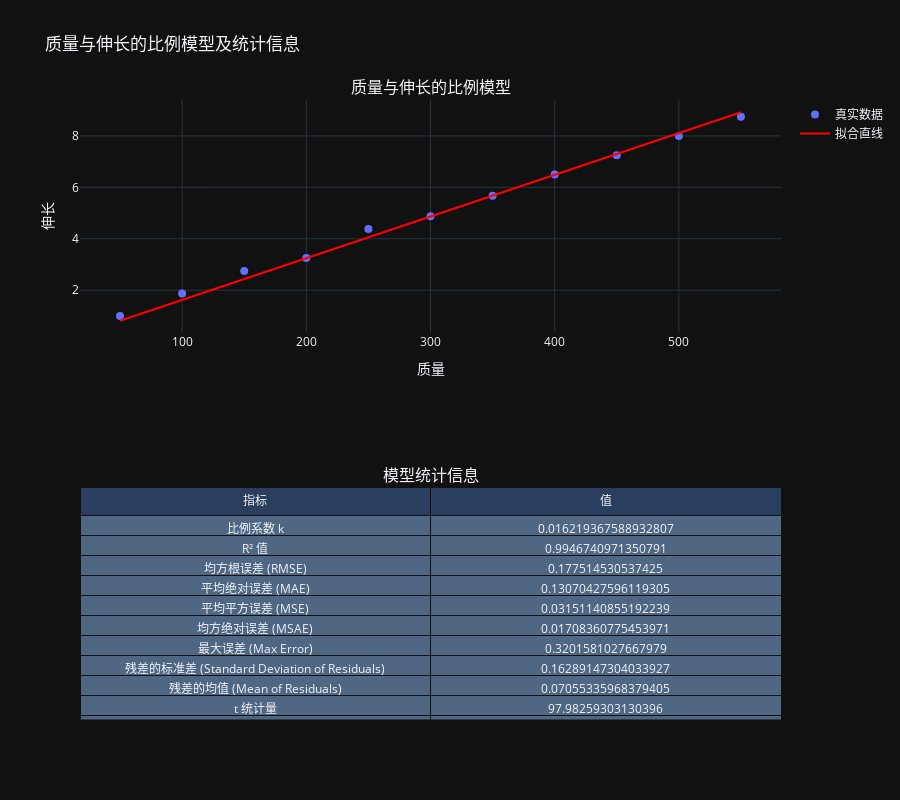

The cell this chart's notebook holds for it:
### Code cell
import numpy as np
import plotly.graph_objects as go
from plotly.subplots import make_subplots

# 假设这些是您已经计算好的统计数据
stats_data = [
    ['比例系数 k', k],
    ['R² 值', r_squared],
    ['均方根误差 (RMSE)', rmse],
    ['平均绝对误差 (MAE)', mae],
    ['平均平方误差 (MSE)', mse],
    ['均方绝对误差 (MSAE)', msae],
    ['最大误差 (Max Error)', max_err],
    ['残差的标准差 (Standard Deviation of Residuals)', std_of_residuals],
    ['残差的均值 (Mean of Residuals)', mean_of_residuals],
    ['t 统计量', t_stat[0]],
    ['p 值', p_value[0]],
    ['F 统计量', f_stat],
    ['F p 值', f_p_value],
    ['AIC', aic],
    ['BIC', bic]
]

# 创建一个包含散点图和表格的子图布局
fig = make_subplots(rows=2, cols=1,
                    subplot_titles=("质量与伸长的比例模型", "模型统计信息"),
                    specs=[[{"type": "xy"}], [{"type": "table"}]])

# 绘制真实数据点
fig.add_trace(go.Scatter(x=df['质量'], y=df['伸长'], mode='markers', name='真实数据', marker=dict(size=8)), row=1, col=1)

# 绘制拟合直线
x_range = np.linspace(df['质量'].min(), df['质量'].max(), 100)
y_pred = model.predict(x_range.reshape(-1, 1))
fig.add_trace(go.Scatter(x=x_range, y=y_pred, mode='lines', name='拟合直线', line=dict(color='red')), row=1, col=1)

# 添加统计信息表格
fig.add_trace(go.Table(
    header=dict(values=['指标', '值']),
    cells=dict(values=[[stat[0] for stat in stats_data], [stat[1] for stat in stats_data]])
), row=2, col=1)

# 设置图表布局
fig.update_layout(
    title="质量与伸长的比例模型及统计信息",
    xaxis_title="质量",
    yaxis_title="伸长",
    template='plotly_dark',
    height=800  # 可根据需要调整整个布局的高度
)

fig.show()

### Figure 1 — Plotly figure (JSON) as saved in the notebook; plotly's stock layout.template omitted (floating-point values rounded to 4 significant figures)
{"data": [{"marker": {"size": 8}, "mode": "markers", "name": "真实数据", "type": "scatter", "x": [50, 100, 150, 200, 250, 300, 350, 400, 450, 500, 550], "xaxis": "x", "y": [1.0, 1.875, 2.75, 3.25, 4.375, 4.875, 5.675, 6.5, 7.25, 8.0, 8.75], "yaxis": "y"}, {"line": {"color": "red"}, "mode": "lines", "name": "拟合直线", "type": "scatter", "x": [50.0, 55.05, 60.1, 65.15, 70.2, 75.25, 80.3, 85.35, 90.4, 95.45, 100.5, 105.6, 110.6, 115.7, 120.7, 125.8, 130.8, 135.9, 140.9, 146.0, 151.0, 156.1, 161.1, 166.2, 171.2, 176.3, 181.3, 186.4, 191.4, 196.5, 201.5, 206.6, 211.6, 216.7, 221.7, 226.8, 231.8, 236.9, 241.9, 247.0, 252.0, 257.1, 262.1, 267.2, 272.2, 277.3, 282.3, 287.4, 292.4, 297.5, 302.5, 307.6, 312.6, 317.7, 322.7, 327.8, 332.8, 337.9, 342.9, 348.0, 353.0, 358.1, 363.1, 368.2, 373.2, 378.3, 383.3, 388.4, 393.4, 398.5, 403.5, 408.6, 413.6, 418.7, 423.7, 428.8, 433.8, 438.9, 443.9, 449.0, 454.0, 459.1, 464.1, 469.2, 474.2, 479.3, 484.3, 489.4, 494.4, 499.5, 504.5, 509.6, 514.6, 519.7, 524.7, 529.8, 534.8, 539.9, 544.9, 550.0], "xaxis": "x", "y": [0.811, 0.8929, 0.9748, 1.057, 1.139, 1.221, 1.302, 1.384, 1.466, 1.548, 1.63, 1.712, 1.794, 1.876, 1.958, 2.04, 2.122, 2.204, 2.285, 2.367, 2.449, 2.531, 2.613, 2.695, 2.777, 2.859, 2.941, 3.023, 3.105, 3.187, 3.268, 3.35, 3.432, 3.514, 3.596, 3.678, 3.76, 3.842, 3.924, 4.006, 4.088, 4.17, 4.251, 4.333, 4.415, 4.497, 4.579, 4.661, 4.743, 4.825, 4.907, 4.989, 5.071, 5.153, 5.234, 5.316, 5.398, 5.48, 5.562, 5.644, 5.726, 5.808, 5.89, 5.972, 6.054, 6.136, 6.217, 6.299, 6.381, 6.463, 6.545, 6.627, 6.709, 6.791, 6.873, 6.955, 7.037, 7.119, 7.2, 7.282, 7.364, 7.446, 7.528, 7.61, 7.692, 7.774, 7.856, 7.938, 8.02, 8.101, 8.183, 8.265, 8.347, 8.429, 8.511, 8.593, 8.675, 8.757, 8.839, 8.921], "yaxis": "y"}, {"cells": {"values": [["比例系数 k", "R² 值", "均方根误差 (RMSE)", "平均绝对误差 (MAE)", "平均平方误差 (MSE)", "均方绝对误差 (MSAE)", "最大误差 (Max Error)", "残差的标准差 (Standard Deviation of Residuals)", "残差的均值 (Mean of Residuals)", "t 统计量", "p 值", "F 统计量", "F p 值", "AIC", "BIC"], [0.01622, 0.9947, 0.1775, 0.1307, 0.03151, 0.01708, 0.3202, 0.1629, 0.07055, 97.98, 3.003e-16, 9601.0, 3.003e-16, -4.815, -4.417]]}, "domain": {"x": [0, 1], "y": [0, 0.375]}, "header": {"values": ["指标", "值"]}, "type": "table"}], "layout": {"annotations": [{"font": {"size": 16}, "showarrow": false, "text": "质量与伸长的比例模型", "x": 0.5, "xanchor": "center", "xref": "paper", "y": 1, "yanchor": "bottom", "yref": "paper"}, {"font": {"size": 16}, "showarrow": false, "text": "模型统计信息", "x": 0.5, "xanchor": "center", "xref": "paper", "y": 0.375, "yanchor": "bottom", "yref": "paper"}], "height": 800, "title": {"text": "质量与伸长的比例模型及统计信息"}, "xaxis": {"anchor": "y", "domain": [0, 1], "title": {"text": "质量"}}, "yaxis": {"anchor": "x", "domain": [0.625, 1], "title": {"text": "伸长"}}}}
